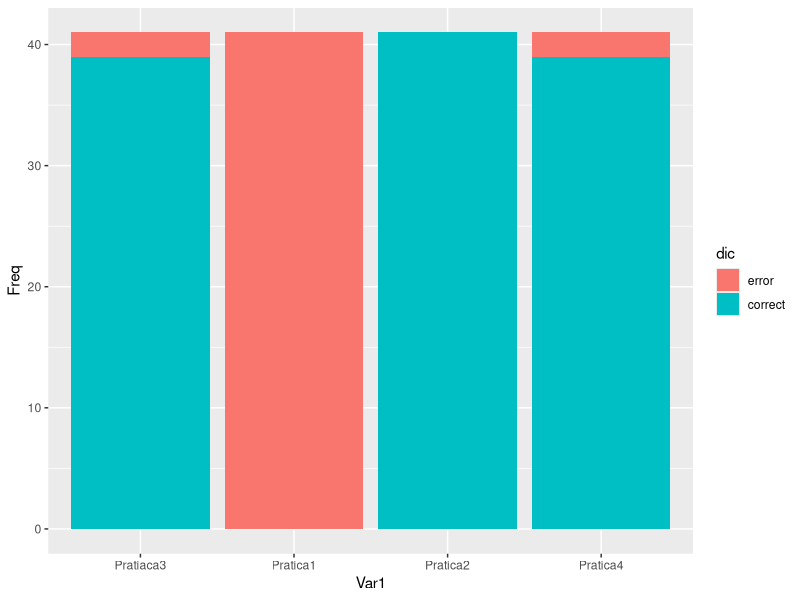
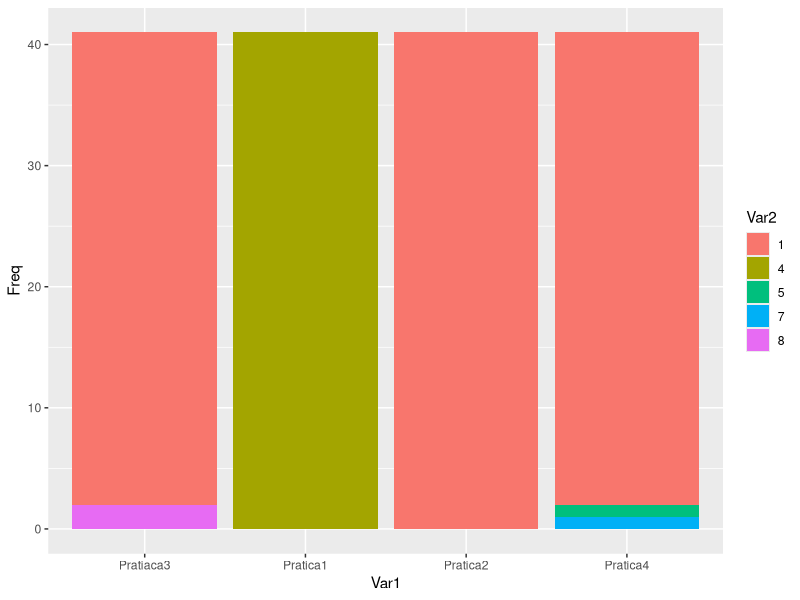
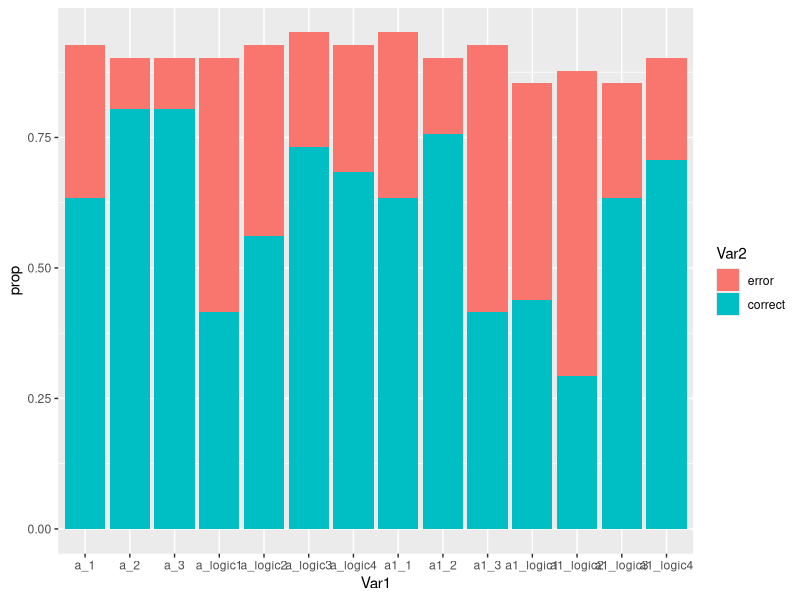
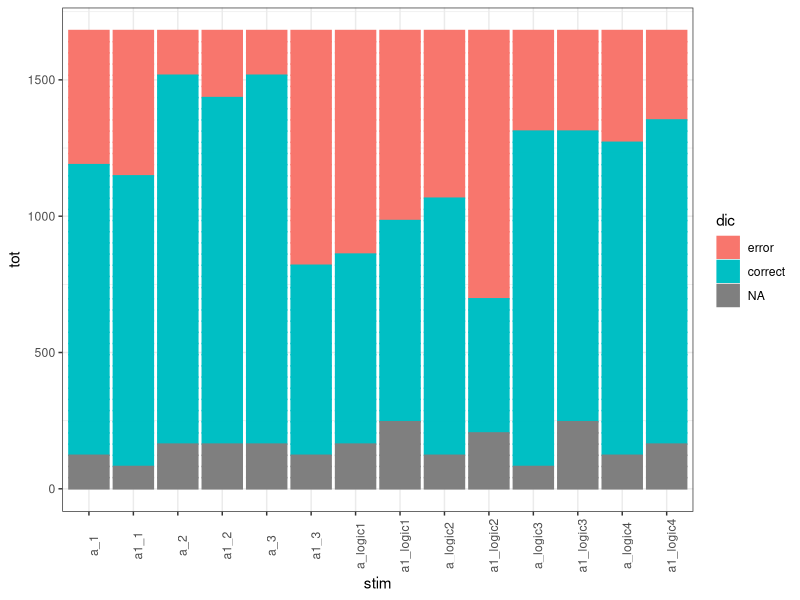
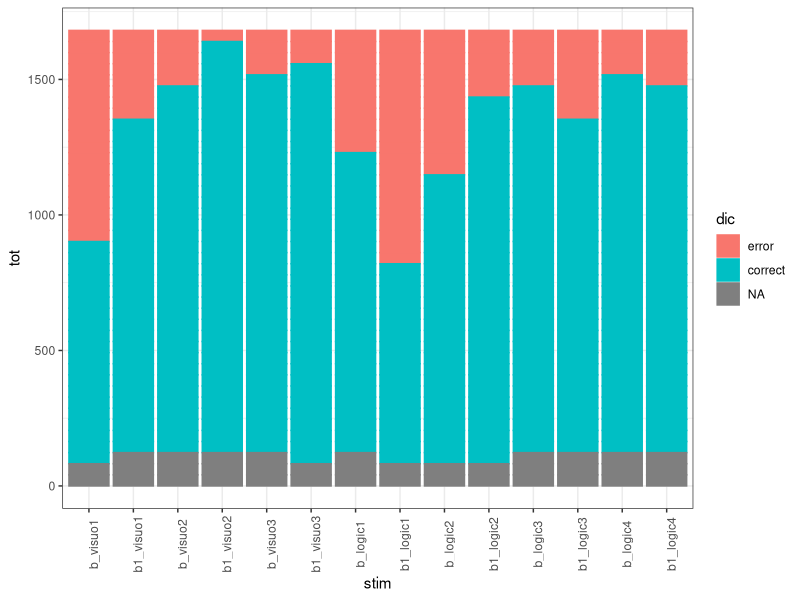
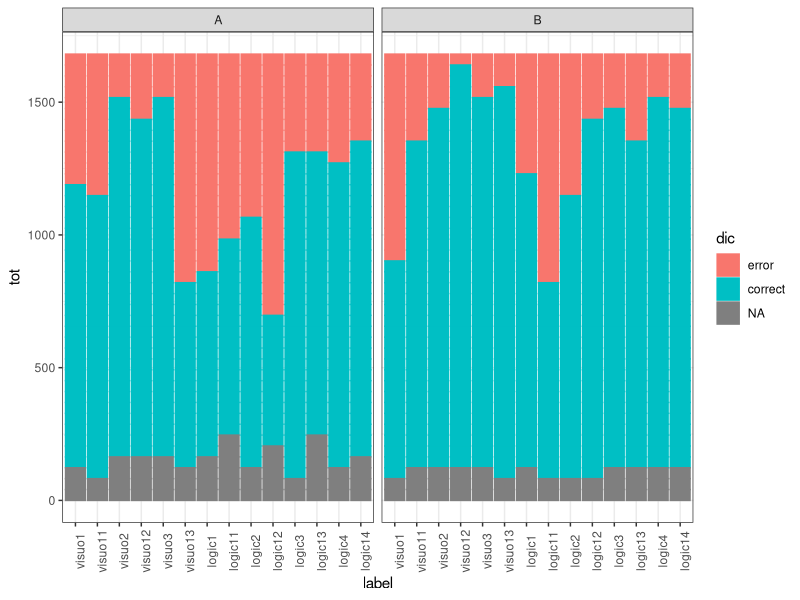
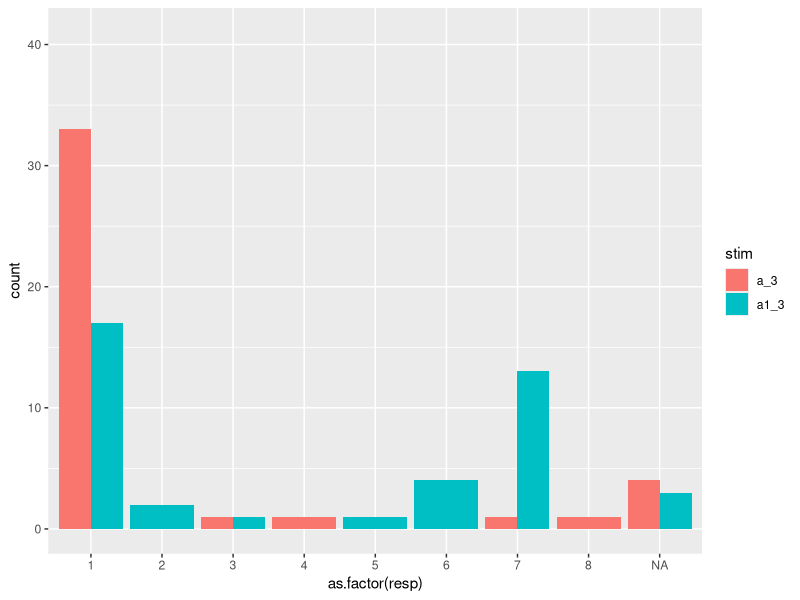
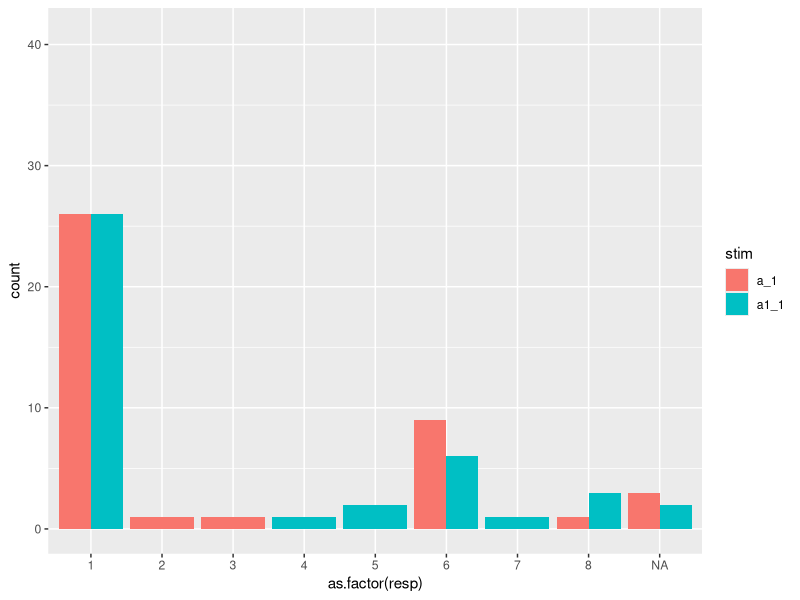

Source code (R) for these figures, in order:
## ---- chunk 1
knitr::opts_chunk$set(echo = F, 
                      fig.align = "center")

library(ggplot2)
library(psych)
library(lubridate)
# tutto il dataset 
data = read.csv("data/raven2301NUM.csv", header = T, 
                sep = ",")
# 80 osservazioni
head(data)
# tolgo i due fenomeni che non hanno accettato 
num.c =  sum(data$accetto.non.accetto %in% 2)
d = data[data$accetto.non.accetto %in% 1, ]


# tolgo anche le preview 
num.p = sum(d$DistributionChannel %in% "preview")
d = d[!d$DistributionChannel %in% "preview", ]

# tolgo tutte le comiplazioni fatte il 13/12 
num.13 = sum(grepl("13/12", d$StartDate))
d = d[!grepl("13/12", d$StartDate), ]

perc = .70
perc1 = .95
## ---- chunk 2

d1 = d[, c(6, 9, 34:37, 39:72)]
d1$filter = 0 

for (i in 1:(nrow(d1))) {
  if (sum(is.na(d1[i, ]))/(ncol(d1)-3) > perc) { # 3 perché 3 colonne non fanno rif agli item
    d1[i, "filter"] = "out"
  } else {
    d1[i, "filter"] = "in"
  }
}

d.full = d[d$Finished %in% 1, c(6, 9, 34:37, 39:72)]

d.full$filter = 0 



## ---- chunk 3

d.full$sbj = paste0("s", 1:nrow(d.full))
d2 = d1[d1$filter %in% "in", ]
d2$sbj = paste0("s", 1:nrow(d2))
d2 = d2[, c(ncol(d2), 1:(ncol(d2)-1))]

d2$filter = NULL


pratica = d2[, c(grep("sbj", colnames(d2)), 
                 grep("Prat", colnames(d2)))]
pratica.full = d.full[, c(grep("sbj", colnames(d.full)), 
                 grep("Prat", colnames(d.full)))]

prl = reshape(pratica, idvar ="sbj",
              direction = "long", varying = list(2:ncol(pratica)),
              times = names(pratica)[-1],
              timevar = "stim", v.names = "resp")

prl.full = reshape(pratica.full, idvar ="sbj",
              direction = "long", varying = list(2:ncol(pratica)),
              times = names(pratica)[-1],
              timevar = "stim", v.names = "resp")


# ggplot(prl, 
#        aes(x = as.factor(stim), 
#            fill = resp)) + geom_bar(stat = "count")
p = data.frame(table(prl$stim, 
      prl$resp))

p.full = data.frame(table(prl.full$stim, 
      prl.full$resp))


p$dic = ifelse(p$Var2 == 1, 
               "correct", "error")
p$dic = factor(p$dic, 
               levels = c("error", "correct"))
ggplot(p, 
       aes(x = Var1, fill = dic, y = Freq)) + 
  geom_bar(stat = "identity")

p.full$dic = ifelse(p.full$Var2 == 1, 
               "correct", "error")
p.full$dic = factor(p.full$dic, 
               levels = c("error", "correct"))
# ggplot(p.full, 
#        aes(x = Var1, fill = dic, y = Freq)) + 
#   geom_bar(stat = "identity")



## ---- chunk 4
ggplot(p, 
       aes(x = Var1, fill = Var2, y = Freq)) + geom_bar(stat = "identity")
## ---- chunk 5
setA = d2[, c(grep("sbj", colnames(d2)), 
              grep("a_", colnames(d2)), 
              grep("a1_", colnames(d2)))]
setA.full = d.full[, c(grep("sbj", colnames(d.full)), 
              grep("a_", colnames(d.full)), 
              grep("a1_", colnames(d.full)))]
al = reshape(setA, idvar ="sbj",
              direction = "long", varying = list(2:ncol(setA)),
              times = names(setA)[-1],
              timevar = "stim", v.names = "resp")

al.full = reshape(setA.full, idvar ="sbj",
              direction = "long", varying = list(2:ncol(setA)),
              times = names(setA)[-1],
              timevar = "stim", v.names = "resp")


setB = d2[, c(grep("sbj", colnames(d2)),
              grep("b_", colnames(d2)), 
              grep("b1", colnames(d2)))]

setB.full = d.full[, c(grep("sbj", colnames(d.full)),
              grep("b_", colnames(d.full)), 
              grep("b1", colnames(d.full)))]

bl = reshape(setB, idvar ="sbj",
              direction = "long", varying = list(2:ncol(setB)),
              times = names(setB)[-1],
              timevar = "stim", v.names = "resp")
bl.full = reshape(setB, idvar ="sbj",
              direction = "long", varying = list(2:ncol(setB.full)),
              times = names(setB.full)[-1],
              timevar = "stim", v.names = "resp")

# creo una matrice solo con 1 e 0 per entrambi i set 
setAc = setA
for (i in 1:nrow(setAc)) {
  for (j in 2:ncol(setAc)) {
    if (is.na(setAc[i, j]) == T) {
      setAc[i, j] = setAc[i, j] 
    } else if (setAc[i, j] != 1) {
      setAc[i, j] = 0
    } else {
      setAc[i, j] = 1
    }
  }
}

setAc.full = setA.full
for (i in 1:nrow(setAc.full)) {
  for (j in 2:ncol(setAc.full)) {
    if (is.na(setAc.full[i, j]) == T) {
      setAc.full[i, j] = setAc.full[i, j] 
    } else if (setAc.full[i, j] != 1) {
      setAc.full[i, j] = 0
    } else {
      setAc.full[i, j] = 1
    }
  }
}

setBc = setB
for (i in 1:nrow(setBc)) {
  for (j in 2:ncol(setBc)) {
    if (is.na(setBc[i, j]) == T) {
      setBc[i, j] = setBc[i, j] 
    } else if (setBc[i, j] != 1) {
      setBc[i, j] = 0
    } else {
      setBc[i, j] = 1
    }
  }
}

setBc.full = setB.full
for (i in 1:nrow(setBc.full)) {
  for (j in 2:ncol(setBc.full)) {
    if (is.na(setBc.full[i, j]) == T) {
      setBc.full[i, j] = setBc.full[i, j] 
    } else if (setBc.full[i, j] != 1) {
      setBc.full[i, j] = 0
    } else {
      setBc.full[i, j] = 1
    }
  }
}


al$set = "A"
al$dic = ifelse(al$resp == 1, 
                  "correct", "error")
al.full$set = "A"
al.full$dic = ifelse(al.full$resp == 1, 
                  "correct", "error")


bl$set = "B"
bl$dic = ifelse(bl$resp == 1, 
                  "correct", "error")

bl.full$set = "B"
bl.full$dic = ifelse(bl.full$resp == 1, 
                  "correct", "error")

long = rbind(al,bl)
long.full = rbind(al.full, bl.full)

long$item = gsub("\\D", "", long$stim)
long$type = 0

long.full$item = gsub("\\D", "", long.full$stim)
long.full$type = 0

for (i in 1:nrow(long)) {
  if ( grepl("logic", long$stim)[i] == T) {
    long[i, "type"] = "logic"
  } else {
    long[i, "type"] = "visuo"
  }
}

for (i in 1:nrow(long.full)) {
  if ( grepl("logic", long.full$stim)[i] == T) {
    long.full[i, "type"] = "logic"
  } else {
    long.full[i, "type"] = "visuo"
  }
}


long$dic = ifelse(long$resp == 1, 
                  "correct", ifelse(is.na(long$resp), NA, "error"))

long.full$dic = ifelse(long.full$resp == 1, 
                  "correct", ifelse(is.na(long.full$resp), NA, "error"))


long$dic = factor(long$dic, 
                     levels = c("error", "correct"))

long.full$dic = factor(long.full$dic, 
                     levels = c("error", "correct"))


long$tot = nrow(d2)
long.full$tot = nrow(d.full)

long.a = long[long$set %in% "A", ]

p = data.frame(table(long.a$stim, long.a$dic))

p$tot = nrow(d2)

p$prop = p$Freq/p$tot



ggplot(p, 
       aes(x = Var1, fill = Var2, y = prop)) + geom_bar(stat = "identity")

ggplot(long[long$set %in% "A", ], 
       aes(x = stim, y = tot, 
           col = dic, fill = dic)) + geom_bar(stat = "identity") + 
  scale_x_discrete(limits = c("a_1", "a1_1", 
                              "a_2", "a1_2", 
                              "a_3", "a1_3", 
                              "a_logic1", "a1_logic1", 
                              "a_logic2", "a1_logic2", 
                              "a_logic3", "a1_logic3", 
                              "a_logic4", "a1_logic4")) + theme_bw() +theme(axis.text.x = element_text(angle = 90))



# faccio la stessa cosa per il set B 

## ---- chunk 6
ggplot(long[long$set %in% "B", ], 
       aes(x = stim, y = tot, 
           col = dic, fill = dic)) + geom_bar(stat = "identity") + 
  scale_x_discrete(limits = c("b_visuo1", "b1_visuo1", 
                              "b_visuo2", "b1_visuo2", 
                              "b_visuo3", "b1_visuo3", 
                              "b_logic1", "b1_logic1", 
                              "b_logic2", "b1_logic2", 
                              "b_logic3", "b1_logic3", 
                              "b_logic4", "b1_logic4")) + theme_bw() +theme(axis.text.x = element_text(angle = 90))
## ---- chunk 7
setAc  = setAc[, c("sbj",
                 "a_1", "a1_1", 
                              "a_2", "a1_2", 
                              "a_3", "a1_3", 
                              "a_logic1", "a1_logic1", 
                              "a_logic2", "a1_logic2", 
                              "a_logic3", "a1_logic3", 
                              "a_logic4", "a1_logic4")]

# breve check na 
na.check = apply(setAc[,-1],2,is.na)

#colSums(na.check)

# pA = data.frame(sbj = setAc$sbj, 
#                 i1 = numeric(nrow(setAc)), 
#                 i2 = numeric(nrow(setAc)), 
#                 i3 = numeric(nrow(setAc)), 
#                 il1 = numeric(nrow(setAc)), 
#                 il2 = numeric(nrow(setAc)), 
#                 il3= numeric(nrow(setAc)), 
#                 il4 = numeric(nrow(setAc)))

pa = NULL
# con questo ottengo solo un'info rispetto all'acordo irrepsetive della direzione

for (i in seq(2,ncol(setAc), by = 2)) {
  temp = setAc[,i] == setAc[, i+1]
  pa = cbind(pa, temp)
}
# restituisce NA quando almeno uno è NA 
# tecnicamente, se entrambi sono NA c'è coerenza (e.g., la risposta non ha risposto a nessuno dei due)
# se non ha risposto a uno e l'altro è sbagliato c'è accordo? per me si 
# se ha lasciato in bianco una e risposto giusto all'altro per me non c'è accordo 

pa = data.frame(pa)
colnames(pa) = c("i1", "i2", "i3", "il1", "il2", "il3", "il4")
# 
# na.check = apply(pa,2,is.na)
# 
# colSums(na.check)

(colSums(pa, na.rm = T)/nrow(pa))*100

## ---- chunk 8
setAc.full  = setAc.full[, c("sbj",
                 "a_1", "a1_1", 
                              "a_2", "a1_2", 
                              "a_3", "a1_3", 
                              "a_logic1", "a1_logic1", 
                              "a_logic2", "a1_logic2", 
                              "a_logic3", "a1_logic3", 
                              "a_logic4", "a1_logic4")]
pa2 = data.frame(matrix(nrow=nrow(setAc.full), 
                        ncol = ncol(setAc.full)-1))


for (i in 1:nrow(setAc.full)) {
  for(j in seq(2, ncol(setAc.full), by = 2)) {
    if (is.na(setAc.full[i, j]) & is.na(setAc.full[i, j + 1])) {
      pa2[i, j] = 1
    } else {
      pa2[i, j] = setAc.full[i, j] == setAc.full[i, j+1]
    }
  }
}
  

pa2 = pa2[, seq(2, ncol(setAc.full), by = 2)]
colnames(pa2) = c("i1", "i2", "i3", "il1", "il2", "il3", "il4")

(colSums(pa2, na.rm = T)/nrow(pa2))*100

## ---- chunk 9
pa3 = data.frame(matrix(nrow=nrow(setAc.full), 
                        ncol = ncol(setAc.full)-1))


for (i in 1:nrow(setAc.full)) {
  for(j in seq(2, ncol(setAc.full), by = 2)) {
    if (is.na(setAc.full[i, j]) & is.na(setAc.full[i, j + 1])) {
      pa3[i, j] = 1
    } else if (is.na(setAc.full[i, j]) & setAc.full[i, j + 1] == 0 ) {
       pa3[i, j] = 1
    } else if (setAc.full[i, j]==0 & is.na(setAc.full[i, j + 1])) {
      pa3[i, j] = 1
    } else {
      pa3[i, j] = setAc.full[i, j] == setAc.full[i, j+1]
    }
  }
}
  

pa3 = pa3[, seq(2, ncol(setAc.full), by = 2)]
colnames(pa3) = colnames(pa2)

(colSums(pa3, na.rm = T)/nrow(pa3))*100

## ---- chunk 10
setBc  = setBc[, c("sbj",
                 "b_visuo1", "b1_visuo1", 
                              "b_visuo2", "b1_visuo2", 
                              "b_visuo3", "b1_visuo3", 
                              "b_logic1", "b1_logic1", 
                              "b_logic2", "b1_logic2", 
                              "b_logic3", "b1_logic3", 
                              "b_logic4", "b1_logic4")]

# breve check na 
na.check = apply(setBc[,-1],2,is.na)

# colSums(na.check)

# pA = data.frame(sbj = setAc$sbj, 
#                 i1 = numeric(nrow(setAc)), 
#                 i2 = numeric(nrow(setAc)), 
#                 i3 = numeric(nrow(setAc)), 
#                 il1 = numeric(nrow(setAc)), 
#                 il2 = numeric(nrow(setAc)), 
#                 il3= numeric(nrow(setAc)), 
#                 il4 = numeric(nrow(setAc)))

pb = NULL
# con questo ottengo solo un'info rispetto all'acordo irrepsetive della direzione

for (i in seq(2,ncol(setBc), by = 2)) {
  temp = setBc[,i] == setBc[, i+1]
  pb = cbind(pb, temp)
}

# restituisce NA quando almeno uno è NA 
# tecnicamente, se entrambi sono NA c'è coerenza (e.g., la risposta non ha risposto a nessuno dei due)
# se non ha risposto a uno e l'altro è sbagliato c'è accordo? per me si 
# se ha lasciato in bianco una e risposto giusto all'altro per me non c'è accordo 

pb = data.frame(pb)
colnames(pb) = c("i1", "i2", "i3", "il1", "il2", "il3", "il4")
# 
# na.check = apply(pb,2,is.na)
# 
# colSums(na.check)

(colSums(pb, na.rm = T)/nrow(pb))*100
## ---- chunk 11
setBc.full  = setBc.full[, c("sbj",
                 "b_visuo1", "b1_visuo1", 
                              "b_visuo2", "b1_visuo2", 
                              "b_visuo3", "b1_visuo3", 
                              "b_logic1", "b1_logic1", 
                              "b_logic2", "b1_logic2", 
                              "b_logic3", "b1_logic3", 
                              "b_logic4", "b1_logic4")]

pb2 = data.frame(matrix(nrow=nrow(setBc.full), 
                        ncol = ncol(setBc.full)-1))


for (i in 1:nrow(setBc.full)) {
  for(j in seq(2, ncol(setBc.full), by = 2)) {
    if (is.na(setBc.full[i, j]) & is.na(setBc.full[i, j + 1])) {
      pb2[i, j] = 1
    } else {
      pb2[i, j] = setBc.full[i, j] == setBc.full[i, j+1]
    }
  }
}
  

pb2 = pb2[, seq(2, ncol(setBc.full), by = 2)]
colnames(pb2) = c("i1", "i2", "i3", "il1", "il2", "il3", "il4")

(colSums(pb2, na.rm = T)/nrow(pb2))*100

## ---- chunk 12
pb3 = data.frame(matrix(nrow=nrow(setBc.full), 
                        ncol = ncol(setBc.full)-1))


for (i in 1:nrow(setBc.full)) {
  for(j in seq(2, ncol(setBc.full), by = 2)) {
    if (is.na(setBc.full[i, j]) & is.na(setBc.full[i, j + 1])) {
      pb3[i, j] = 1
    } else if (is.na(setBc.full[i, j]) & setBc.full[i, j + 1] == 0 ) {
       pb3[i, j] = 1
    } else if (setBc.full[i, j]==0 & is.na(setBc.full[i, j + 1])) {
      pb3[i, j] = 1
    } else {
      pb3[i, j] = setBc.full[i, j] == setBc.full[i, j+1]
    }
  }
}
  

pb3 = pb3[, seq(2, ncol(setBc.full), by = 2)]
colnames(pb3) = colnames(pb2)

(colSums(pb3, na.rm = T)/nrow(pb3))*100

## ---- chunk 13
rbind((colSums(pa, na.rm = T)/nrow(pb))*100, 
      (colSums(pb, na.rm = T)/nrow(pb))*100)
## ---- chunk 14
rbind((colSums(pa2, na.rm = T)/nrow(pb2))*100, 
      (colSums(pb2, na.rm = T)/nrow(pb2))*100)
## ---- chunk 15
rbind((colSums(pa3, na.rm = T)/nrow(pb3))*100,
      (colSums(pb3, na.rm = T)/nrow(pb3))*100)
## ---- chunk 16

# cerco di fare i grafici

long$item = factor(long$item)
long$label = paste0(long$type, 
                   long$item)

long$label = factor(long$label, 
                    levels = c("visuo1", 
                               "visuo11", 
                               "visuo2", 
                               "visuo12", 
                               "visuo3", 
                               "visuo13",
                               "logic1", 
                               "logic11", 
                               "logic2", 
                               "logic12", 
                               "logic3", 
                               "logic13", 
                               "logic4", 
                               "logic14"))


ggplot(long, 
       aes(x = label, y = tot, 
           col = dic, fill = dic)) + geom_bar(stat = "identity") + theme_bw() + 
  theme(axis.text.x = element_text(angle = 90)) + 
  facet_grid(.~set)

# ora devo creare un dataframe con il set A e il set B

all = cbind(setAc, setBc[,-1])

all = all[, c("sbj", 
              "a_1", "b_visuo1", "a1_1", "b1_visuo1", 
              "a_2", "b_visuo2", "a1_2", "b1_visuo2",
              "a_3", "b_visuo3", "a1_3", "b1_visuo3",
              "a_logic1", "b_logic1", "a1_logic1", "b1_logic1",
              "a_logic2", "b_logic2", "a1_logic2", "b1_logic2", 
              "a_logic3", "b_logic3", "a1_logic3", "b1_logic3", 
              "a_logic4", "b_logic4", "a1_logic4", "b1_logic4")]

pall = NULL
# con questo ottengo solo un'info rispetto all'acordo irrepsetive della direzione

for (i in seq(2,ncol(all), by = 2)) {
  temp = all[,i] == all[, i+1]
  pall = cbind(pall, temp)
}

pall = data.frame(pall)
colnames(pall) = c("visuo1", 
                               "visuo11", 
                               "visuo2", 
                               "visuo12", 
                               "visuo3", 
                               "visuo13",
                               "logic1", 
                               "logic11", 
                               "logic2", 
                               "logic12", 
                               "logic3", 
                               "logic13", 
                               "logic4", 
                               "logic14")


## ---- chunk 17
round((colSums(pall, na.rm = T)/nrow(all))*100, 2)

## ---- chunk 18
a.3 = d2[, c("sbj", "a_3", "a1_3")]

a.3l = reshape(a.3, idvar ="sbj",
              direction = "long", varying = list(2:ncol(a.3)),
              times = names(a.3)[-1],
              timevar = "stim", v.names = "resp")

ggplot(a.3l, 
       aes(x = as.factor(resp), fill = stim)) + 
  geom_bar(stat = "count",  position=position_dodge()) + ylim(c(0, nrow(d2)))

## ---- chunk 19
a.1 = d2[, c("sbj", "a_1", "a1_1")]

a.1l = reshape(a.1, idvar ="sbj",
              direction = "long", varying = list(2:ncol(a.1)),
              times = names(a.1)[-1],
              timevar = "stim", v.names = "resp")

ggplot(a.1l, 
       aes(x = as.factor(resp), fill = stim)) + 
  geom_bar(stat = "count",  position=position_dodge()) + ylim(c(0, nrow(d2)))

